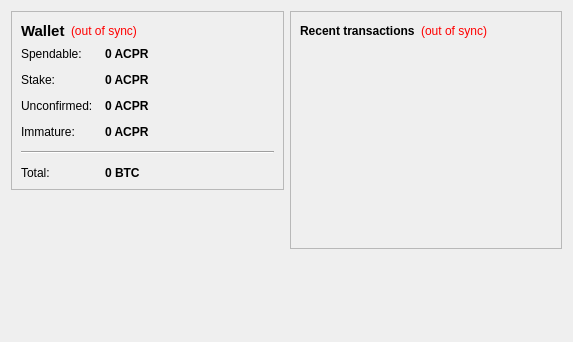
<?xml version="1.0" encoding="UTF-8"?>
<ui version="4.0">
 <class>OverviewPage</class>
 <widget class="QWidget" name="OverviewPage">
  <property name="geometry">
   <rect>
    <x>0</x>
    <y>0</y>
    <width>573</width>
    <height>342</height>
   </rect>
  </property>
  <property name="windowTitle">
   <string>Form</string>
  </property>
  <layout class="QHBoxLayout" name="horizontalLayout" stretch="1,1">
   <item>
    <layout class="QVBoxLayout" name="verticalLayout_2">
     <item>
      <widget class="QFrame" name="frame">
       <property name="frameShape">
        <enum>QFrame::StyledPanel</enum>
       </property>
       <property name="frameShadow">
        <enum>QFrame::Raised</enum>
       </property>
       <layout class="QVBoxLayout" name="verticalLayout_4">
        <item>
         <layout class="QHBoxLayout" name="horizontalLayout_4">
          <item>
           <widget class="QLabel" name="label_5">
            <property name="font">
             <font>
              <pointsize>11</pointsize>
              <weight>75</weight>
              <bold>true</bold>
             </font>
            </property>
            <property name="text">
             <string>Wallet</string>
            </property>
           </widget>
          </item>
          <item>
           <widget class="QLabel" name="labelWalletStatus">
            <property name="toolTip">
             <string>The displayed information may be out of date. Your wallet automatically synchronizes with the AcesPro network after a connection is established, but this process has not completed yet.</string>
            </property>
            <property name="styleSheet">
             <string notr="true">QLabel { color: red; }</string>
            </property>
            <property name="text">
             <string notr="true">(out of sync)</string>
            </property>
            <property name="alignment">
             <set>Qt::AlignLeading|Qt::AlignLeft|Qt::AlignVCenter</set>
            </property>
           </widget>
          </item>
          <item>
           <spacer name="horizontalSpacer_2">
            <property name="orientation">
             <enum>Qt::Horizontal</enum>
            </property>
            <property name="sizeHint" stdset="0">
             <size>
              <width>40</width>
              <height>20</height>
             </size>
            </property>
           </spacer>
          </item>
         </layout>
        </item>
        <item>
         <layout class="QFormLayout" name="formLayout_2">
          <property name="fieldGrowthPolicy">
           <enum>QFormLayout::AllNonFixedFieldsGrow</enum>
          </property>
          <property name="horizontalSpacing">
           <number>12</number>
          </property>
          <property name="verticalSpacing">
           <number>12</number>
          </property>
          <item row="0" column="0">
           <widget class="QLabel" name="label">
            <property name="text">
             <string>Spendable:</string>
            </property>
           </widget>
          </item>
          <item row="0" column="1">
           <widget class="QLabel" name="labelBalance">
            <property name="font">
             <font>
              <weight>75</weight>
              <bold>true</bold>
             </font>
            </property>
            <property name="cursor">
             <cursorShape>IBeamCursor</cursorShape>
            </property>
            <property name="toolTip">
             <string>Your current spendable balance</string>
            </property>
            <property name="text">
             <string notr="true">0 ACPR</string>
            </property>
            <property name="textInteractionFlags">
             <set>Qt::LinksAccessibleByMouse|Qt::TextSelectableByKeyboard|Qt::TextSelectableByMouse</set>
            </property>
           </widget>
          </item>
          <item row="1" column="0">
           <widget class="QLabel" name="label_6">
            <property name="text">
             <string>Stake:</string>
            </property>
           </widget>
          </item>
          <item row="1" column="1">
           <widget class="QLabel" name="labelStake">
            <property name="font">
             <font>
              <weight>75</weight>
              <bold>true</bold>
             </font>
            </property>
            <property name="cursor">
             <cursorShape>IBeamCursor</cursorShape>
            </property>
            <property name="toolTip">
             <string>Total of coins that was staked, and do not yet count toward the current balance</string>
            </property>
            <property name="text">
             <string notr="true">0 ACPR</string>
            </property>
            <property name="textInteractionFlags">
             <set>Qt::LinksAccessibleByMouse|Qt::TextSelectableByKeyboard|Qt::TextSelectableByMouse</set>
            </property>
           </widget>
          </item>
          <item row="2" column="0">
           <widget class="QLabel" name="label_3">
            <property name="text">
             <string>Unconfirmed:</string>
            </property>
           </widget>
          </item>
          <item row="2" column="1">
           <widget class="QLabel" name="labelUnconfirmed">
            <property name="font">
             <font>
              <weight>75</weight>
              <bold>true</bold>
             </font>
            </property>
            <property name="cursor">
             <cursorShape>IBeamCursor</cursorShape>
            </property>
            <property name="toolTip">
             <string>Total of transactions that have yet to be confirmed, and do not yet count toward the current balance</string>
            </property>
            <property name="text">
             <string notr="true">0 ACPR</string>
            </property>
            <property name="textInteractionFlags">
             <set>Qt::LinksAccessibleByMouse|Qt::TextSelectableByKeyboard|Qt::TextSelectableByMouse</set>
            </property>
           </widget>
          </item>
          <item row="3" column="0">
           <widget class="QLabel" name="labelImmatureText">
            <property name="text">
             <string>Immature:</string>
            </property>
           </widget>
          </item>
          <item row="3" column="1">
           <widget class="QLabel" name="labelImmature">
            <property name="font">
             <font>
              <weight>75</weight>
              <bold>true</bold>
             </font>
            </property>
            <property name="toolTip">
             <string>Mined balance that has not yet matured</string>
            </property>
            <property name="text">
             <string notr="true">0 ACPR</string>
            </property>
            <property name="textInteractionFlags">
             <set>Qt::LinksAccessibleByMouse|Qt::TextSelectableByKeyboard|Qt::TextSelectableByMouse</set>
            </property>
           </widget>
          </item>
          <item row="4" column="0" colspan="2">
           <widget class="Line" name="line">
            <property name="orientation">
             <enum>Qt::Horizontal</enum>
            </property>
           </widget>
          </item>
          <item row="5" column="0">
           <widget class="QLabel" name="labelTotalText">
            <property name="text">
             <string>Total:</string>
            </property>
           </widget>
          </item>
          <item row="5" column="1">
           <widget class="QLabel" name="labelTotal">
            <property name="font">
             <font>
              <weight>75</weight>
              <bold>true</bold>
             </font>
            </property>
            <property name="cursor">
             <cursorShape>IBeamCursor</cursorShape>
            </property>
            <property name="toolTip">
             <string>Your current total balance</string>
            </property>
            <property name="text">
             <string notr="true">0 BTC</string>
            </property>
            <property name="textInteractionFlags">
             <set>Qt::LinksAccessibleByMouse|Qt::TextSelectableByKeyboard|Qt::TextSelectableByMouse</set>
            </property>
           </widget>
          </item>
         </layout>
        </item>
       </layout>
      </widget>
     </item>
     <item>
      <spacer name="verticalSpacer_3">
       <property name="orientation">
        <enum>Qt::Vertical</enum>
       </property>
       <property name="sizeHint" stdset="0">
        <size>
         <width>20</width>
         <height>40</height>
        </size>
       </property>
      </spacer>
     </item>
     <item>
      <widget class="QLabel" name="label_2">
       <property name="text">
        <string/>
       </property>
       <property name="pixmap">
        <pixmap resource="../bitcoin.qrc">:/images/backg</pixmap>
       </property>
       <property name="scaledContents">
        <bool>false</bool>
       </property>
       <property name="alignment">
        <set>Qt::AlignCenter</set>
       </property>
      </widget>
     </item>
     <item>
      <spacer name="verticalSpacer">
       <property name="orientation">
        <enum>Qt::Vertical</enum>
       </property>
       <property name="sizeHint" stdset="0">
        <size>
         <width>20</width>
         <height>40</height>
        </size>
       </property>
      </spacer>
     </item>
    </layout>
   </item>
   <item>
    <layout class="QVBoxLayout" name="verticalLayout_3">
     <item>
      <widget class="QFrame" name="frame_2">
       <property name="frameShape">
        <enum>QFrame::StyledPanel</enum>
       </property>
       <property name="frameShadow">
        <enum>QFrame::Raised</enum>
       </property>
       <layout class="QVBoxLayout" name="verticalLayout">
        <item>
         <layout class="QHBoxLayout" name="horizontalLayout_2">
          <item>
           <widget class="QLabel" name="label_4">
            <property name="text">
             <string>&lt;b&gt;Recent transactions&lt;/b&gt;</string>
            </property>
           </widget>
          </item>
          <item>
           <widget class="QLabel" name="labelTransactionsStatus">
            <property name="toolTip">
             <string>The displayed information may be out of date. Your wallet automatically synchronizes with the AcesPro network after a connection is established, but this process has not completed yet.</string>
            </property>
            <property name="styleSheet">
             <string notr="true">QLabel { color: red; }</string>
            </property>
            <property name="text">
             <string notr="true">(out of sync)</string>
            </property>
            <property name="alignment">
             <set>Qt::AlignRight|Qt::AlignTrailing|Qt::AlignVCenter</set>
            </property>
           </widget>
          </item>
          <item>
           <spacer name="horizontalSpacer">
            <property name="orientation">
             <enum>Qt::Horizontal</enum>
            </property>
            <property name="sizeHint" stdset="0">
             <size>
              <width>40</width>
              <height>20</height>
             </size>
            </property>
           </spacer>
          </item>
         </layout>
        </item>
        <item>
         <widget class="QListView" name="listTransactions">
          <property name="styleSheet">
           <string notr="true">QListView { background: transparent; }</string>
          </property>
          <property name="frameShape">
           <enum>QFrame::NoFrame</enum>
          </property>
          <property name="verticalScrollBarPolicy">
           <enum>Qt::ScrollBarAlwaysOff</enum>
          </property>
          <property name="horizontalScrollBarPolicy">
           <enum>Qt::ScrollBarAlwaysOff</enum>
          </property>
          <property name="selectionMode">
           <enum>QAbstractItemView::NoSelection</enum>
          </property>
         </widget>
        </item>
       </layout>
      </widget>
     </item>
     <item>
      <spacer name="verticalSpacer_2">
       <property name="orientation">
        <enum>Qt::Vertical</enum>
       </property>
       <property name="sizeHint" stdset="0">
        <size>
         <width>20</width>
         <height>40</height>
        </size>
       </property>
      </spacer>
     </item>
    </layout>
   </item>
  </layout>
 </widget>
 <resources>
  <include location="../bitcoin.qrc"/>
 </resources>
 <connections/>
</ui>
